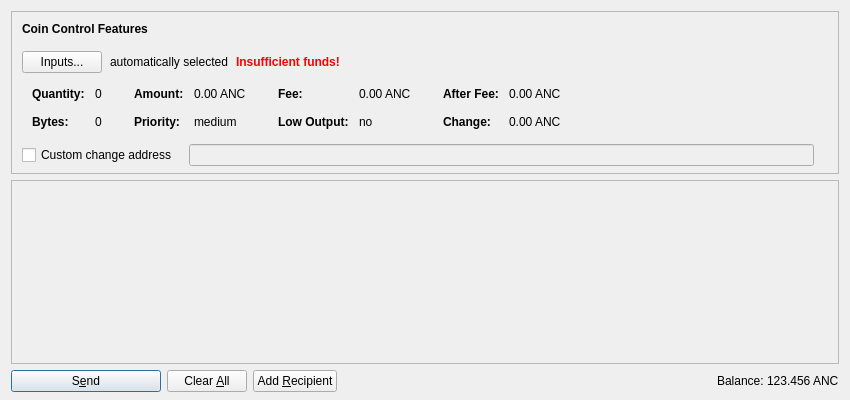
<?xml version="1.0" encoding="UTF-8"?>
<ui version="4.0">
 <class>SendCoinsDialog</class>
 <widget class="QDialog" name="SendCoinsDialog">
  <property name="geometry">
   <rect>
    <x>0</x>
    <y>0</y>
    <width>850</width>
    <height>400</height>
   </rect>
  </property>
  <property name="windowTitle">
   <string>Send Coins</string>
  </property>
  <layout class="QVBoxLayout" name="verticalLayout" stretch="0,1,0">
   <property name="bottomMargin">
    <number>8</number>
   </property>
   <item>
    <widget class="QFrame" name="frameCoinControl">
     <property name="sizePolicy">
      <sizepolicy hsizetype="Expanding" vsizetype="Expanding">
       <horstretch>0</horstretch>
       <verstretch>0</verstretch>
      </sizepolicy>
     </property>
     <property name="maximumSize">
      <size>
       <width>16777215</width>
       <height>16777215</height>
      </size>
     </property>
     <property name="frameShape">
      <enum>QFrame::StyledPanel</enum>
     </property>
     <property name="frameShadow">
      <enum>QFrame::Sunken</enum>
     </property>
     <layout class="QVBoxLayout" name="verticalLayoutCoinControl2">
      <property name="spacing">
       <number>0</number>
      </property>
      <property name="leftMargin">
       <number>0</number>
      </property>
      <property name="topMargin">
       <number>0</number>
      </property>
      <property name="rightMargin">
       <number>0</number>
      </property>
      <property name="bottomMargin">
       <number>6</number>
      </property>
      <item>
       <layout class="QVBoxLayout" name="verticalLayoutCoinControl" stretch="0,0,0,0,1">
        <property name="spacing">
         <number>0</number>
        </property>
        <property name="leftMargin">
         <number>10</number>
        </property>
        <property name="topMargin">
         <number>10</number>
        </property>
        <item>
         <layout class="QHBoxLayout" name="horizontalLayoutCoinControl1">
          <property name="bottomMargin">
           <number>15</number>
          </property>
          <item>
           <widget class="QLabel" name="labelCoinControlFeatures">
            <property name="sizePolicy">
             <sizepolicy hsizetype="Preferred" vsizetype="Maximum">
              <horstretch>0</horstretch>
              <verstretch>0</verstretch>
             </sizepolicy>
            </property>
            <property name="font">
             <font>
              <weight>75</weight>
              <bold>true</bold>
             </font>
            </property>
            <property name="styleSheet">
             <string notr="true">font-weight:bold;</string>
            </property>
            <property name="text">
             <string>Coin Control Features</string>
            </property>
           </widget>
          </item>
         </layout>
        </item>
        <item>
         <layout class="QHBoxLayout" name="horizontalLayoutCoinControl2" stretch="0,0,0,0">
          <property name="spacing">
           <number>8</number>
          </property>
          <property name="bottomMargin">
           <number>10</number>
          </property>
          <item>
           <widget class="QPushButton" name="pushButtonCoinControl">
            <property name="styleSheet">
             <string notr="true"/>
            </property>
            <property name="text">
             <string>Inputs...</string>
            </property>
           </widget>
          </item>
          <item>
           <widget class="QLabel" name="labelCoinControlAutomaticallySelected">
            <property name="text">
             <string>automatically selected</string>
            </property>
            <property name="margin">
             <number>5</number>
            </property>
           </widget>
          </item>
          <item>
           <widget class="QLabel" name="labelCoinControlInsuffFunds">
            <property name="font">
             <font>
              <weight>75</weight>
              <bold>true</bold>
             </font>
            </property>
            <property name="styleSheet">
             <string notr="true">color:red;font-weight:bold;</string>
            </property>
            <property name="text">
             <string>Insufficient funds!</string>
            </property>
            <property name="margin">
             <number>5</number>
            </property>
           </widget>
          </item>
          <item>
           <spacer name="horizontalSpacerCoinControl">
            <property name="orientation">
             <enum>Qt::Horizontal</enum>
            </property>
            <property name="sizeHint" stdset="0">
             <size>
              <width>40</width>
              <height>1</height>
             </size>
            </property>
           </spacer>
          </item>
         </layout>
        </item>
        <item>
         <widget class="QWidget" name="widgetCoinControl" native="true">
          <property name="sizePolicy">
           <sizepolicy hsizetype="Preferred" vsizetype="Preferred">
            <horstretch>0</horstretch>
            <verstretch>0</verstretch>
           </sizepolicy>
          </property>
          <property name="minimumSize">
           <size>
            <width>0</width>
            <height>0</height>
           </size>
          </property>
          <property name="styleSheet">
           <string notr="true"/>
          </property>
          <layout class="QHBoxLayout" name="horizontalLayoutCoinControl5">
           <property name="leftMargin">
            <number>0</number>
           </property>
           <property name="topMargin">
            <number>0</number>
           </property>
           <property name="rightMargin">
            <number>0</number>
           </property>
           <property name="bottomMargin">
            <number>0</number>
           </property>
           <item>
            <layout class="QHBoxLayout" name="horizontalLayoutCoinControl3" stretch="0,0,0,1">
             <property name="spacing">
              <number>20</number>
             </property>
             <property name="topMargin">
              <number>0</number>
             </property>
             <property name="bottomMargin">
              <number>10</number>
             </property>
             <item>
              <layout class="QFormLayout" name="formLayoutCoinControl1">
               <property name="horizontalSpacing">
                <number>10</number>
               </property>
               <property name="verticalSpacing">
                <number>14</number>
               </property>
               <property name="leftMargin">
                <number>10</number>
               </property>
               <property name="topMargin">
                <number>4</number>
               </property>
               <property name="rightMargin">
                <number>6</number>
               </property>
               <item row="0" column="0">
                <widget class="QLabel" name="labelCoinControlQuantityText">
                 <property name="font">
                  <font>
                   <weight>75</weight>
                   <bold>true</bold>
                  </font>
                 </property>
                 <property name="text">
                  <string>Quantity:</string>
                 </property>
                 <property name="margin">
                  <number>0</number>
                 </property>
                </widget>
               </item>
               <item row="0" column="1">
                <widget class="QLabel" name="labelCoinControlQuantity">
                 <property name="cursor">
                  <cursorShape>IBeamCursor</cursorShape>
                 </property>
                 <property name="contextMenuPolicy">
                  <enum>Qt::ActionsContextMenu</enum>
                 </property>
                 <property name="text">
                  <string notr="true">0</string>
                 </property>
                 <property name="margin">
                  <number>0</number>
                 </property>
                 <property name="textInteractionFlags">
                  <set>Qt::LinksAccessibleByMouse|Qt::TextSelectableByKeyboard|Qt::TextSelectableByMouse</set>
                 </property>
                </widget>
               </item>
               <item row="1" column="0">
                <widget class="QLabel" name="labelCoinControlBytesText">
                 <property name="font">
                  <font>
                   <weight>75</weight>
                   <bold>true</bold>
                  </font>
                 </property>
                 <property name="text">
                  <string>Bytes:</string>
                 </property>
                </widget>
               </item>
               <item row="1" column="1">
                <widget class="QLabel" name="labelCoinControlBytes">
                 <property name="cursor">
                  <cursorShape>IBeamCursor</cursorShape>
                 </property>
                 <property name="contextMenuPolicy">
                  <enum>Qt::ActionsContextMenu</enum>
                 </property>
                 <property name="text">
                  <string notr="true">0</string>
                 </property>
                 <property name="textInteractionFlags">
                  <set>Qt::LinksAccessibleByMouse|Qt::TextSelectableByKeyboard|Qt::TextSelectableByMouse</set>
                 </property>
                </widget>
               </item>
              </layout>
             </item>
             <item>
              <layout class="QFormLayout" name="formLayoutCoinControl2">
               <property name="horizontalSpacing">
                <number>10</number>
               </property>
               <property name="verticalSpacing">
                <number>14</number>
               </property>
               <property name="leftMargin">
                <number>6</number>
               </property>
               <property name="topMargin">
                <number>4</number>
               </property>
               <property name="rightMargin">
                <number>6</number>
               </property>
               <item row="0" column="0">
                <widget class="QLabel" name="labelCoinControlAmountText">
                 <property name="font">
                  <font>
                   <weight>75</weight>
                   <bold>true</bold>
                  </font>
                 </property>
                 <property name="text">
                  <string>Amount:</string>
                 </property>
                 <property name="margin">
                  <number>0</number>
                 </property>
                </widget>
               </item>
               <item row="0" column="1">
                <widget class="QLabel" name="labelCoinControlAmount">
                 <property name="cursor">
                  <cursorShape>IBeamCursor</cursorShape>
                 </property>
                 <property name="contextMenuPolicy">
                  <enum>Qt::ActionsContextMenu</enum>
                 </property>
                 <property name="text">
                  <string notr="true">0.00 ANC</string>
                 </property>
                 <property name="textInteractionFlags">
                  <set>Qt::LinksAccessibleByMouse|Qt::TextSelectableByKeyboard|Qt::TextSelectableByMouse</set>
                 </property>
                </widget>
               </item>
               <item row="1" column="0">
                <widget class="QLabel" name="labelCoinControlPriorityText">
                 <property name="font">
                  <font>
                   <weight>75</weight>
                   <bold>true</bold>
                  </font>
                 </property>
                 <property name="text">
                  <string>Priority:</string>
                 </property>
                </widget>
               </item>
               <item row="1" column="1">
                <widget class="QLabel" name="labelCoinControlPriority">
                 <property name="cursor">
                  <cursorShape>IBeamCursor</cursorShape>
                 </property>
                 <property name="contextMenuPolicy">
                  <enum>Qt::ActionsContextMenu</enum>
                 </property>
                 <property name="text">
                  <string notr="true">medium</string>
                 </property>
                 <property name="textInteractionFlags">
                  <set>Qt::LinksAccessibleByMouse|Qt::TextSelectableByKeyboard|Qt::TextSelectableByMouse</set>
                 </property>
                </widget>
               </item>
              </layout>
             </item>
             <item>
              <layout class="QFormLayout" name="formLayoutCoinControl3">
               <property name="horizontalSpacing">
                <number>10</number>
               </property>
               <property name="verticalSpacing">
                <number>14</number>
               </property>
               <property name="leftMargin">
                <number>6</number>
               </property>
               <property name="topMargin">
                <number>4</number>
               </property>
               <property name="rightMargin">
                <number>6</number>
               </property>
               <item row="0" column="0">
                <widget class="QLabel" name="labelCoinControlFeeText">
                 <property name="font">
                  <font>
                   <weight>75</weight>
                   <bold>true</bold>
                  </font>
                 </property>
                 <property name="text">
                  <string>Fee:</string>
                 </property>
                 <property name="margin">
                  <number>0</number>
                 </property>
                </widget>
               </item>
               <item row="0" column="1">
                <widget class="QLabel" name="labelCoinControlFee">
                 <property name="cursor">
                  <cursorShape>IBeamCursor</cursorShape>
                 </property>
                 <property name="contextMenuPolicy">
                  <enum>Qt::ActionsContextMenu</enum>
                 </property>
                 <property name="text">
                  <string notr="true">0.00 ANC</string>
                 </property>
                 <property name="textInteractionFlags">
                  <set>Qt::LinksAccessibleByMouse|Qt::TextSelectableByKeyboard|Qt::TextSelectableByMouse</set>
                 </property>
                </widget>
               </item>
               <item row="1" column="0">
                <widget class="QLabel" name="labelCoinControlLowOutputText">
                 <property name="font">
                  <font>
                   <weight>75</weight>
                   <bold>true</bold>
                  </font>
                 </property>
                 <property name="text">
                  <string>Low Output:</string>
                 </property>
                </widget>
               </item>
               <item row="1" column="1">
                <widget class="QLabel" name="labelCoinControlLowOutput">
                 <property name="cursor">
                  <cursorShape>IBeamCursor</cursorShape>
                 </property>
                 <property name="contextMenuPolicy">
                  <enum>Qt::ActionsContextMenu</enum>
                 </property>
                 <property name="text">
                  <string notr="true">no</string>
                 </property>
                 <property name="textInteractionFlags">
                  <set>Qt::LinksAccessibleByMouse|Qt::TextSelectableByKeyboard|Qt::TextSelectableByMouse</set>
                 </property>
                </widget>
               </item>
              </layout>
             </item>
             <item>
              <layout class="QFormLayout" name="formLayoutCoinControl4">
               <property name="horizontalSpacing">
                <number>10</number>
               </property>
               <property name="verticalSpacing">
                <number>14</number>
               </property>
               <property name="leftMargin">
                <number>6</number>
               </property>
               <property name="topMargin">
                <number>4</number>
               </property>
               <property name="rightMargin">
                <number>6</number>
               </property>
               <item row="0" column="0">
                <widget class="QLabel" name="labelCoinControlAfterFeeText">
                 <property name="font">
                  <font>
                   <weight>75</weight>
                   <bold>true</bold>
                  </font>
                 </property>
                 <property name="text">
                  <string>After Fee:</string>
                 </property>
                 <property name="margin">
                  <number>0</number>
                 </property>
                </widget>
               </item>
               <item row="0" column="1">
                <widget class="QLabel" name="labelCoinControlAfterFee">
                 <property name="cursor">
                  <cursorShape>IBeamCursor</cursorShape>
                 </property>
                 <property name="contextMenuPolicy">
                  <enum>Qt::ActionsContextMenu</enum>
                 </property>
                 <property name="text">
                  <string notr="true">0.00 ANC</string>
                 </property>
                 <property name="textInteractionFlags">
                  <set>Qt::LinksAccessibleByMouse|Qt::TextSelectableByKeyboard|Qt::TextSelectableByMouse</set>
                 </property>
                </widget>
               </item>
               <item row="1" column="0">
                <widget class="QLabel" name="labelCoinControlChangeText">
                 <property name="font">
                  <font>
                   <weight>75</weight>
                   <bold>true</bold>
                  </font>
                 </property>
                 <property name="text">
                  <string>Change:</string>
                 </property>
                </widget>
               </item>
               <item row="1" column="1">
                <widget class="QLabel" name="labelCoinControlChange">
                 <property name="cursor">
                  <cursorShape>IBeamCursor</cursorShape>
                 </property>
                 <property name="contextMenuPolicy">
                  <enum>Qt::ActionsContextMenu</enum>
                 </property>
                 <property name="text">
                  <string notr="true">0.00 ANC</string>
                 </property>
                 <property name="textInteractionFlags">
                  <set>Qt::LinksAccessibleByMouse|Qt::TextSelectableByKeyboard|Qt::TextSelectableByMouse</set>
                 </property>
                </widget>
               </item>
              </layout>
             </item>
            </layout>
           </item>
          </layout>
         </widget>
        </item>
        <item>
         <layout class="QHBoxLayout" name="horizontalLayoutCoinControl4" stretch="0,0,0">
          <property name="spacing">
           <number>12</number>
          </property>
          <property name="sizeConstraint">
           <enum>QLayout::SetDefaultConstraint</enum>
          </property>
          <property name="topMargin">
           <number>5</number>
          </property>
          <property name="rightMargin">
           <number>5</number>
          </property>
          <item>
           <widget class="QCheckBox" name="checkBoxCoinControlChange">
            <property name="toolTip">
             <string>If this is activated, but the change address is empty or invalid, change will be sent to a newly generated address.</string>
            </property>
            <property name="text">
             <string>Custom change address</string>
            </property>
           </widget>
          </item>
          <item>
           <widget class="QValidatedLineEdit" name="lineEditCoinControlChange">
            <property name="enabled">
             <bool>false</bool>
            </property>
            <property name="sizePolicy">
             <sizepolicy hsizetype="Expanding" vsizetype="Fixed">
              <horstretch>0</horstretch>
              <verstretch>0</verstretch>
             </sizepolicy>
            </property>
           </widget>
          </item>
          <item>
           <widget class="QLabel" name="labelCoinControlChangeLabel">
            <property name="sizePolicy">
             <sizepolicy hsizetype="Preferred" vsizetype="Expanding">
              <horstretch>0</horstretch>
              <verstretch>0</verstretch>
             </sizepolicy>
            </property>
            <property name="minimumSize">
             <size>
              <width>0</width>
              <height>0</height>
             </size>
            </property>
            <property name="text">
             <string/>
            </property>
            <property name="margin">
             <number>3</number>
            </property>
           </widget>
          </item>
         </layout>
        </item>
        <item>
         <spacer name="verticalSpacerCoinControl">
          <property name="orientation">
           <enum>Qt::Vertical</enum>
          </property>
          <property name="sizeHint" stdset="0">
           <size>
            <width>800</width>
            <height>1</height>
           </size>
          </property>
         </spacer>
        </item>
       </layout>
      </item>
     </layout>
    </widget>
   </item>
   <item>
    <widget class="QScrollArea" name="scrollArea">
     <property name="widgetResizable">
      <bool>true</bool>
     </property>
     <widget class="QWidget" name="scrollAreaWidgetContents">
      <property name="geometry">
       <rect>
        <x>0</x>
        <y>0</y>
        <width>830</width>
        <height>178</height>
       </rect>
      </property>
      <layout class="QVBoxLayout" name="verticalLayout_2" stretch="0,1">
       <property name="leftMargin">
        <number>0</number>
       </property>
       <property name="topMargin">
        <number>0</number>
       </property>
       <property name="rightMargin">
        <number>0</number>
       </property>
       <property name="bottomMargin">
        <number>0</number>
       </property>
       <item>
        <layout class="QVBoxLayout" name="entries">
         <property name="spacing">
          <number>6</number>
         </property>
        </layout>
       </item>
       <item>
        <spacer name="verticalSpacer">
         <property name="orientation">
          <enum>Qt::Vertical</enum>
         </property>
         <property name="sizeHint" stdset="0">
          <size>
           <width>20</width>
           <height>40</height>
          </size>
         </property>
        </spacer>
       </item>
      </layout>
     </widget>
    </widget>
   </item>
   <item>
    <layout class="QHBoxLayout" name="horizontalLayout">
     <item>
      <widget class="QPushButton" name="sendButton">
       <property name="minimumSize">
        <size>
         <width>150</width>
         <height>0</height>
        </size>
       </property>
       <property name="toolTip">
        <string>Confirm the send action</string>
       </property>
       <property name="text">
        <string>S&amp;end</string>
       </property>
       <property name="icon">
        <iconset resource="../anoncoin.qrc">
         <normaloff>:/icons/send</normaloff>:/icons/send</iconset>
       </property>
       <property name="default">
        <bool>true</bool>
       </property>
      </widget>
     </item>
     <item>
      <widget class="QPushButton" name="clearButton">
       <property name="sizePolicy">
        <sizepolicy hsizetype="Minimum" vsizetype="Fixed">
         <horstretch>0</horstretch>
         <verstretch>0</verstretch>
        </sizepolicy>
       </property>
       <property name="toolTip">
        <string>Clear all fields of the form.</string>
       </property>
       <property name="text">
        <string>Clear &amp;All</string>
       </property>
       <property name="icon">
        <iconset resource="../anoncoin.qrc">
         <normaloff>:/icons/remove</normaloff>:/icons/remove</iconset>
       </property>
       <property name="autoRepeatDelay">
        <number>300</number>
       </property>
       <property name="autoDefault">
        <bool>false</bool>
       </property>
      </widget>
     </item>
     <item>
      <widget class="QPushButton" name="addButton">
       <property name="toolTip">
        <string>Send to multiple recipients at once</string>
       </property>
       <property name="text">
        <string>Add &amp;Recipient</string>
       </property>
       <property name="icon">
        <iconset resource="../anoncoin.qrc">
         <normaloff>:/icons/add</normaloff>:/icons/add</iconset>
       </property>
       <property name="autoDefault">
        <bool>false</bool>
       </property>
      </widget>
     </item>
     <item>
      <spacer name="horizontalSpacer">
       <property name="orientation">
        <enum>Qt::Horizontal</enum>
       </property>
       <property name="sizeHint" stdset="0">
        <size>
         <width>40</width>
         <height>20</height>
        </size>
       </property>
      </spacer>
     </item>
     <item>
      <layout class="QHBoxLayout" name="horizontalLayout_2">
       <property name="spacing">
        <number>3</number>
       </property>
       <item>
        <widget class="QLabel" name="label">
         <property name="sizePolicy">
          <sizepolicy hsizetype="Preferred" vsizetype="Fixed">
           <horstretch>0</horstretch>
           <verstretch>0</verstretch>
          </sizepolicy>
         </property>
         <property name="text">
          <string>Balance:</string>
         </property>
        </widget>
       </item>
       <item>
        <widget class="QLabel" name="labelBalance">
         <property name="sizePolicy">
          <sizepolicy hsizetype="Preferred" vsizetype="Fixed">
           <horstretch>0</horstretch>
           <verstretch>0</verstretch>
          </sizepolicy>
         </property>
         <property name="cursor">
          <cursorShape>IBeamCursor</cursorShape>
         </property>
         <property name="text">
          <string notr="true">123.456 ANC</string>
         </property>
         <property name="textInteractionFlags">
          <set>Qt::LinksAccessibleByMouse|Qt::TextSelectableByKeyboard|Qt::TextSelectableByMouse</set>
         </property>
        </widget>
       </item>
      </layout>
     </item>
    </layout>
   </item>
  </layout>
 </widget>
 <customwidgets>
  <customwidget>
   <class>QValidatedLineEdit</class>
   <extends>QLineEdit</extends>
   <header>qvalidatedlineedit.h</header>
  </customwidget>
 </customwidgets>
 <resources>
  <include location="../anoncoin.qrc"/>
 </resources>
 <connections/>
</ui>
